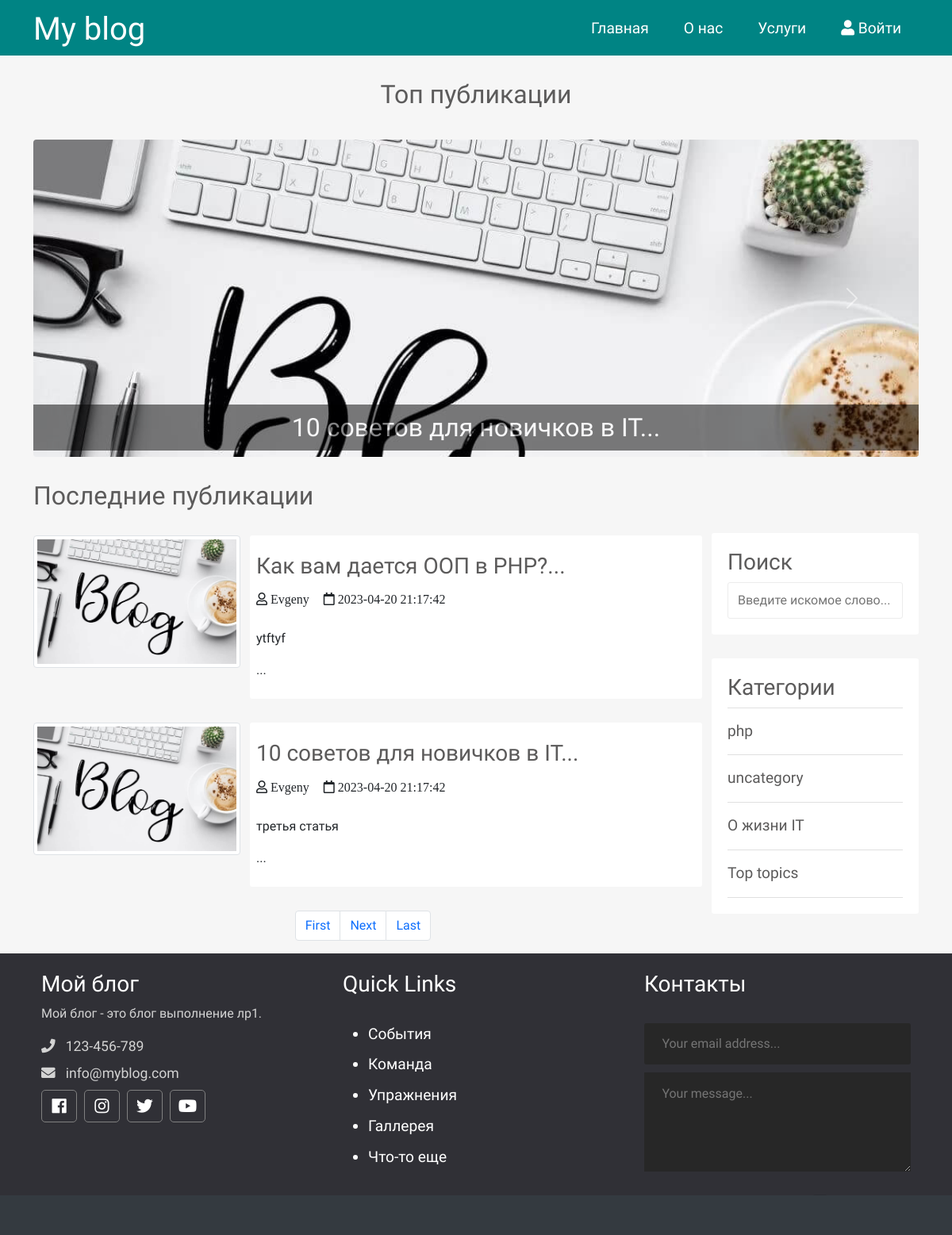
The page / on the database its author committed.
### tables this page shows
CREATE TABLE `posts` (
  `id` int NOT NULL,
  `id_user` int NOT NULL,
  `title` varchar(255) NOT NULL,
  `img` varchar(255) NOT NULL,
  `content` text NOT NULL,
  `status` tinyint NOT NULL,
  `id_topic` int DEFAULT NULL,
  `created_date` datetime NOT NULL DEFAULT CURRENT_TIMESTAMP
);

CREATE TABLE `users` (
  `id` int NOT NULL,
  `admin` tinyint NOT NULL,
  `username` varchar(255) NOT NULL,
  `email` varchar(255) NOT NULL,
  `password` varchar(255) NOT NULL,
  `created` timestamp NOT NULL DEFAULT CURRENT_TIMESTAMP
);

CREATE TABLE `topics` (
  `id` int NOT NULL,
  `name` varchar(121) NOT NULL,
  `description` text NOT NULL
);

### app/database/db.php (called while the page is built, shortened)
<?php
require 'connect.php';
function dbCheckError($query){
    $errInfo = $query->errorInfo();
    return true;
}
function selectAll($table, $params = []){
    global $pdo;
    $sql = "SELECT * FROM $table";
    $query = $pdo->prepare($sql);
    $query->execute();
    return $query->fetchAll();
}
function selectAllFromPostsWithUsersOnIndex($table1, $table2, $limit, $offset){
    global $pdo;
    $sql = "SELECT p.*, u.username FROM $table1 AS p JOIN $table2 AS u ON p.id_user = u.id WHERE p.status=1 LIMIT $limit OFFSET $offset";
    $query = $pdo->prepare($sql);
    $query->execute();
    return $query->fetchAll();
}
function selectTopTopicFromPostsOnIndex($table1){
    global $pdo;
    $sql = "SELECT * FROM $table1 WHERE id_topic = 18";
    $query = $pdo->prepare($sql);
    $query->execute();
    return $query->fetchAll();
}
function countRow($table){
    global $pdo;
    $sql = "SELECT Count(*) FROM $table";
    $query = $pdo->prepare($sql);
    $query->execute();
    return $query->fetchColumn();
}

### app/controllers/topics.php (called while the page is built, shortened)
<?php
include SITE_ROOT . "/app/database/db.php";
$topics = selectAll('topics');

### index.php (the view, shortened to what this page needs)
<?php
    include "app/controllers/topics.php";
    $page = isset($_GET['page']) ? $_GET['page']: 1;
    $limit = 2;
    $offset = $limit * ($page - 1);
    $total_pages = round(countRow('posts') / $limit, 0);
    $posts = selectAllFromPostsWithUsersOnIndex('posts', 'users', $limit, $offset);
    $topTopic = selectTopTopicFromPostsOnIndex('posts');
?>
<!doctype html>
<html lang="en">
<head>
    <link href="https://cdn.jsdelivr.net/npm/bootstrap@5.0.0-beta2/dist/css/bootstrap.min.css" rel="stylesheet">
    <link rel="stylesheet" href="https://use.fontawesome.com/releases/v5.7.2/css/all.css"
>
    <link rel="stylesheet" href="assets/css/style.css">
</head>
<body>
<?php include("app/include/header.php"); ?>
<div class="container">
    <div class="row">
        <h2 class="slider-title">Топ публикации</h2>
    </div>
    <div id="carouselExampleCaptions" class="carousel slide" data-bs-ride="carousel">
        <div class="carousel-inner">
            <?php foreach ($topTopic as $key => $post): ?>
                <?php if($key == 0):?>
                    <div class="carousel-item active">
                <?php else: ?>
                    <div class="carousel-item">
                <?php endif; ?>
                        <img src="<?=BASE_URL . 'assets/images/posts/' . $post['img'] ?>" alt="<?=$post['title']?>" class="d-block w-100">
                        <div class="carousel-caption-hack carousel-caption d-none d-md-block">
                            <h5><a href="<?=BASE_URL . 'single.php?post=' . $post['id'];?>"><?=substr($post['title'], 0, 120) . '...'  ?></a></h5>
                        </div>
                    </div>
            <?php endforeach; ?>
        </div>
        <button class="carousel-control-prev" type="button" data-bs-target="#carouselExampleCaptions"  data-bs-slide="prev">
            <span class="carousel-control-prev-icon" aria-hidden="true"></span>
        </button>
        <button class="carousel-control-next" type="button" data-bs-target="#carouselExampleCaptions"  data-bs-slide="next">
            <span class="carousel-control-next-icon" aria-hidden="true"></span>
        </button>
    </div>
</div>
<div class="container">
    <div class="content row">
        <div class="main-content col-md-9 col-12">
            <h2>Последние публикации</h2>
            <?php foreach ($posts as $post): ?>
                <div class="post row">
                    <div class="img col-12 col-md-4">
                        <img src="<?=BASE_URL . 'assets/images/posts/' . $post['img'] ?>" alt="<?=$post['title']?>" class="img-thumbnail">
                    </div>
                    <div class="post_text col-12 col-md-8">
                        <h3>
                            <a href="<?=BASE_URL . 'single.php?post=' . $post['id'];?>"><?=substr($post['title'], 0, 80) . '...'  ?></a>
                        </h3>
                        <i class="far fa-user"> <?=$post['username'];?></i>
                        <i class="far fa-calendar"> <?=$post['created_date'];?></i>
                        <p class="preview-text">
                            <?=mb_substr($post['content'], 0, 55, 'UTF-8'). '...'  ?>
                        </p>
                    </div>
                </div>
            <?php endforeach; ?>
            <?php include("app/include/pagination.php"); ?>
        </div>
        <div class="sidebar col-md-3 col-12">
            <div class="section search">
                <h3>Поиск</h3>
                <form action="search.php" method="post">
                    <input type="text" name="search-term" class="text-input" placeholder="Введите искомое слово...">
                </form>
            </div>
            <div class="section topics">
                <h3>Категории</h3>
                <ul>
                    <?php foreach ($topics as $key => $topic): ?>
                    <li>
                        <a href="<?=BASE_URL . 'category.php?id=' . $topic['id']; ?>"><?=$topic['name']; ?></a>
                    </li>
                    <?php endforeach; ?>
                </ul>
            </div>
        </div>
    </div>
</div>
<?php include("app/include/footer.php"); ?>
</body>
</html>

### app/include/header.php (shortened to what this page needs)
<header class="container-fluid">
    <div class="container">
        <div class="row">
            <div class="col-4">
                <h1>
                    <a href="<?php echo BASE_URL ?>">My blog</a>
                </h1>
            </div>
            <nav class="col-8">
                <ul>
                    <li><a href="<?php echo BASE_URL ?>">Главная</a> </li>
                    <li><a href="<?php echo BASE_URL . 'about.php'?>">О нас</a> </li>
                    <li><a href="#">Услуги</a> </li>
                    <li>
                        <?php if (isset($_SESSION['id'])): ?>
                            <a href="#">
                                <i class="fa fa-user"></i>
                                <?php echo $_SESSION['login']; ?>
                            </a>
                            <ul>
                                <?php if ($_SESSION['admin']): ?>
                                    <li><a href="#">Админ панель</a> </li>
                                <?php endif; ?>
                                <li><a href="<?php echo BASE_URL . "logout.php"; ?>">Выход</a> </li>
                            </ul>
                        <?php else: ?>
                            <a href="<?php echo BASE_URL . "log.php"; ?>">
                                <i class="fa fa-user"></i>
                                Войти
                            </a>
                        <?php endif; ?>
                    </li>
                </ul>
            </nav>
        </div>
    </div>
</header>

### app/include/pagination.php (shortened to what this page needs)
<nav aria-label="Page navigation example">
    <ul class="pagination justify-content-center">
        <li class="page-item"><a class="page-link" href="?page=1">First</a></li>
        <?php if($page < $total_pages): ?>
        <li class="page-item">
            <a class="page-link" href="<?php echo "?page=".($page + 1);?>">Next</a>
        </li>
        <?php endif; ?>
        <li class="page-item"><a class="page-link" href="?page=<?php echo $total_pages; ?>">Last</a></li>
    </ul>
</nav>

### app/include/footer.php (shortened to what this page needs)
<div class="footer container-fluid">
    <div class="footer-content container">
        <div class="row">
            <div class="footer-section about col-md-4 col-12">
                <h3 class="logo-text">Мой блог</h3>
                <p>
                Мой блог - это блог выполнение лр1.
                </p>
                <div class="contact">
                    <span><i class="fas fa-phone"></i> &nbsp; 123-456-789</span>
                    <span><i class="fas fa-envelope"></i> &nbsp; info@myblog.com</span>
                </div>
                <div class="socials">
                    <a href="#"><i class="fab fa-facebook"></i></a>
                    <a href="#"><i class="fab fa-instagram"></i></a>
                    <a href="#"><i class="fab fa-twitter"></i></a>
                    <a href="#"><i class="fab fa-youtube"></i></a>
                </div>
            </div>
            <div class="footer-section links col-md-4 col-12">
                <h3>Quick Links</h3>
                <br>
                <ul>
                    <a href="#">
                        <li>События</li>
                    </a>
                    <a href="#">
                        <li>Команда</li>
                    </a>
                    <a href="#">
                        <li>Упражнения</li>
                    </a>
                    <a href="#">
                        <li>Галлерея</li>
                    </a>
                    <a href="#">
                        <li>Что-то еще</li>
                    </a>
                </ul>
            </div>
            <div class="footer-section contact-form col-md-4 col-12">
                <h3>Контакты</h3>
                <br>
                <form action="index.html" method="post">
                    <input type="email" name="email" class="text-input contact-input" placeholder="Your email address...">
                    <textarea rows="4" name="message" class="text-input contact-input" placeholder="Your message..."></textarea>
                    <button type="submit" class="btn btn-big contact-btn">
                    </button>
                </form>
            </div>
        </div>
        <div class="footer-bottom">
        </div>
    </div>
</div>

### assets/css/style.css (style rules this page uses)
* { font-family: 'Comfortaa', cursive; }
html, h1, h2, h3, h4, h5, h6 { color: #5c5b5b; }
body { background: #f6f6f6; }
a { text-decoration: none; color: inherit; }
input { padding: 10px 12px; display: block; width: 100%; border-radius: 3px; border: 1px solid #ececec; line-height: 1.5rem; color: #444444; font-size: 1rem; }
header { background: #008484; height: 70px; }
header * { color: #ffffff; }
header h1 { margin-top: 13px; }
header h1 a { color: #ffffff; }
header ul { margin: 0; padding: 0; list-style-type: none; float: right; }
header ul li { float: left; position: relative; }
header ul li a { display: block; font-size: 1.2rem; text-decoration: none; color: #ffffff; padding: 22px; }
.slider-title { text-align: center; padding: 30px 0; }
.carousel { height: 400px; }
.carousel-inner, .carousel-item { height: 400px; border-radius: 4px; }
.carousel-caption h5 { font-size: 2rem; font-weight: 500; background: #000000; max-width: 100%; padding: 0.3em; opacity: 0.5; }
.carousel-caption-hack { position: absolute; right: 0%; bottom: 0.05rem; left: 0%; padding-top: 1.25rem; padding-bottom: 0rem; color: #fff; text-align: center; width: 100%; }
.carousel-caption h5 a { color: #ffffff; text-decoration: none; font-weight: 500; }
.main-content h2 { margin: 30px 0; }
.main-content .post { margin-bottom: 30px; }
.main-content .post_text { background: #ffffff; padding: 8px; border-radius: 3px; }
.main-content .post_text h3 { margin: 14px 0; }
.main-content .post_text i { margin: 0px 14px 14px 0; }
.search { margin-top: 96px; }
.sidebar .section { background: #ffffff; padding: 20px; border-radius: 3px; margin-bottom: 30px; }
.sidebar .topics ul { margin: 0px; padding: 0px; list-style: none; border-top: 1px solid #e0e0e0; }
.sidebar .topics ul li a { display: block; padding: 15px 0px 15px 0px; border-bottom: 1px solid #e0e0e0; transition: all 0.3s; text-decoration: none; font-weight: 500; color: #5c5b5b; font-size: 1.2em; }
.footer { background: #303036; color: #d3d3d3; position: relative; }
.footer .footer-section { padding: 22px; }
.footer h4, .footer h3 { color: white; }
.footer .about .contact span { display: block; font-size: 1.1em; margin-bottom: 8px; }
.footer .about .socials a { border: 1px solid gray; width: 45px; height: 41px; padding-top: 5px; margin-right: 5px; text-align: center; display: inline-block; font-size: 1.3em; border-radius: 5px; transition: all .3s; color: #ffffff; }
.footer .links ul a { display: block; margin-bottom: 10px; font-size: 1.2em; transition: all .3s; color: #ffffff; text-decoration: none; }
.footer .contact-form .contact-input { background: #272727; color: #bebdbd; margin-bottom: 10px; line-height: 1.5rem; padding: .9rem 1.4rem; border: none; width: 100%; }
.footer .contact-form .contact-btn { float: right; font-size: 1.1em; }
.footer .footer-bottom { background: #343a40; color: #686868; height: 50px; width: 100%; text-align: center; position: absolute; bottom: 0px; left: 0px; padding-top: 20px; }

### rows shown on the page
posts: img (picture), title "10 советов для новичков в IT", id_user.username "Evgeny", created_date "2023-04-20 21:17:42", content "третья статья"
posts: img (picture), title "Как вам дается ООП в PHP?", id_user.username "Evgeny", created_date "2023-04-20 21:17:42", content "ytftyf"
topics: name "php"
topics: name "uncategory"
topics: name "О жизни IT"
topics: name "Top topics"
